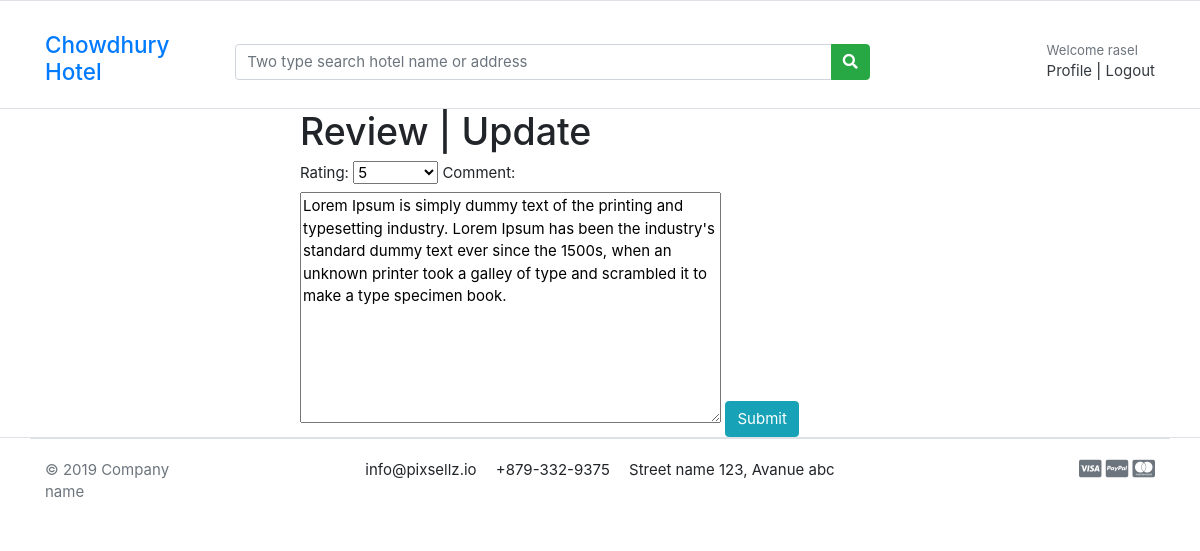
Screenshot of /edit/14/ (signed in) with the database file from the repository.
### store/models.py (models this page shows, shortened)
class Review(models.Model):
    REVIEW = (
        ('1','1'),
        ('2','2'),
        ('3','3'),
        ('4','4'),
        ('5','5')
    )
    hotel = models.ForeignKey(Hotel, on_delete=models.CASCADE)
    user = models.ForeignKey(User, on_delete=models.CASCADE)
    rating = models.CharField(max_length=30, choices=REVIEW)
    comment = models.TextField()

### store/views.py (the view)
# urls.py: path('edit/<int:review_id>/', views.edit_review, name='edit_review'),
def edit_review(request, review_id):
    review = get_object_or_404(Review, pk=review_id)
    if request.method == 'POST':
        form = ReviewForm(request.POST, instance=review)
        if form.is_valid():
            form.save()
            return redirect('home')
    else:
        form = ReviewForm(instance=review)
    return render(request, 'hotel/review.html', {'form': form, 'review': review})

### store/forms.py
class ReviewForm(forms.ModelForm):
    class Meta:
        model = Review
        fields = ['rating','comment']

### store/templates/hotel/review.html
{% extends 'base.html' %} {% load crispy_forms_tags %} {% block body %}
<div style="width: 50%; margin: auto">
  <h1 style="marginbottom: 10px">Review | Update</h1>
  <form method="post">
    {% csrf_token %} {{form}}
    <button class="btn btn-info" type="submit">Submit</button>
  </form>
</div>
{% endblock body %}

### templates/base.html (shortened to what this page needs)
<!DOCTYPE html>
{% load static %}
<html lang="en">
  <head>
    <link
      href="{% static 'css/bootstrap.css' %}"
      rel="stylesheet"
      type="text/css"
    />
    <link
      href="{% static 'fonts/fontawesome/css/all.min.css' %}"
      type="text/css"
      rel="stylesheet"
    />
    <link href="{% static 'css/ui.css' %}" rel="stylesheet" type="text/css" />
    <link
      href="{% static 'css/responsive.css' %}"
      rel="stylesheet"
      media="only screen and (max-width: 1200px)"
    />
    <link rel="stylesheet" href="{% static 'path/to/bootstrap.min.css' %}" />
  </head>
  <body>
    <header class="section-header m-10">
      <section class="header-main border-bottom mt-3">
        <div class="container">
          <div class="row align-items-center">
            <div class="col-lg-2 col-md-3 col-6">
              <a href="" class="brand-wrap">
                <h4>Chowdhury Hotel</h4>
              </a>
            </div>
            <div class="col-lg col-md-6 col-sm-12 col">
              <form action="{% url 'search' %}" class="search" method="GET">
                <div class="input-group w-100">
                  <input
                    type="text"
                    class="form-control"
                    style="width: 60%"
                    placeholder="Two type search hotel name or address"
                    name="keyword"
                  />
                  <div class="input-group-append">
                    <button class="btn btn-success" type="submit">
                      <i class="fa fa-search"></i>
                    </button>
                  </div>
                </div>
              </form>
            </div>
            <div class="col-lg-3 col-sm-6 col-8 order-2 order-lg-3">
              <div class="d-flex justify-content-end mb-3 mb-lg-0">
                {% if request.user.is_authenticated %}
                <div class="widget-header">
                  <small class="title text-muted"
                    >Welcome {{request.user.username}}</small
                  >
                  <div>
                    <a href="{% url 'profile' %}">Profile</a>
                    <span class="dark-transp"> | </span>
                    <a href="{% url 'logout' %}"> Logout</a>
                  </div>
                </div>
                {% endif %}
              </div>
            </div>
          </div>
        </div>
      </section>
    </header>
    {% block body %} {% endblock body %}
    <footer class="section-footer border-top">
      <div class="container">
        <section class="footer-bottom border-top row">
          <div class="col-md-2">
            <p class="text-muted">&copy 2019 Company name</p>
          </div>
          <div class="col-md-8 text-md-center">
            <span class="px-2">info@pixsellz.io</span>
            <span class="px-2">+879-332-9375</span>
            <span class="px-2">Street name 123, Avanue abc</span>
          </div>
          <div class="col-md-2 text-md-right text-muted">
            <i class="fab fa-lg fa-cc-visa"></i>
            <i class="fab fa-lg fa-cc-paypal"></i>
            <i class="fab fa-lg fa-cc-mastercard"></i>
          </div>
        </section>
      </div>
    </footer>
  </body>
</html>

### static/css/ui.css (style rules this page uses)
html { font-family: "Inter", sans-serif; font-size: 15px; }
p:last-child { margin-bottom: 0; }
.header-main { position: relative; padding-top: 1rem; padding-bottom: 1rem; }
.widget-header { display: inline-block; vertical-align: middle; position: relative; }
.widget-header a { color: #343a40; }
.widget-header .title { display: block; }
.footer-bottom { padding-top: 20px; padding-bottom: 20px; }

### rows the page displays
Review: rating "5", comment "Lorem Ipsum is simply dummy text of the printing and typesetting industry. Lorem Ipsum has been the industry's standard dummy text ever since the 1500s, when an unknown printer took a galley of type and scrambled it to make a type specimen book."

### other values shown
{{ request.user.username }} "rasel"
